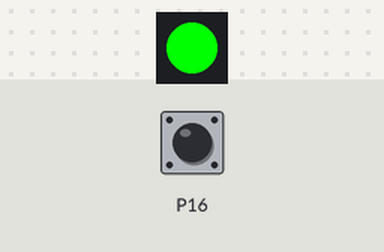
A program run on a simulated Calliope mini (MakeCode). Shown: 1 RGB LEDs in strip order, left to right. Inputs (shaded band) come from the test bench; at power-on: P16 LOW.

Above: at 1.2 s.
1.3 s: P16 pulled HIGH for 0.15 s
At 1.7 s:
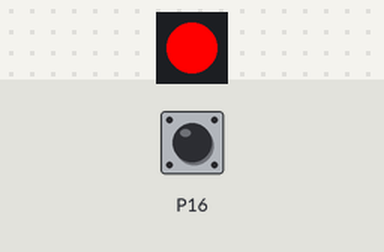
Timing chart, 0 to 4.3 s (numbered marks = the images above; inputs shaded):
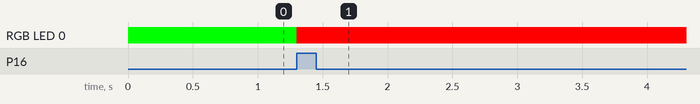

Measured:
- after the input at 1.3 s, RGB LED 0: RGB(0, 255, 0) → RGB(255, 0, 0) at once

The program:

main.ts
```typescript
basic.forever(function () {
    pins.setEvents(DigitalPin.C16, PinEventType.Pulse)
    basic.setLedColor(0x00ff00)
    if (pins.digitalReadPin(DigitalPin.C16) == 0) {
        basic.setLedColor(0x00ff00)
    } else {
        basic.setLedColor(0xff0000)
        basic.pause(60000)
        pins.digitalWritePin(DigitalPin.P1, 1)
        basic.setLedColor(0x0000ff)
        basic.pause(300000)
        pins.digitalWritePin(DigitalPin.P1, 0)
        basic.setLedColor(0xff0000)
        basic.pause(1000)
    }
})
```

test.ts
```typescript
// Hier kann man Tests durchführen; diese Datei wird nicht kompiliert, wenn dieses Paket als Erweiterung verwendet wird.
```
